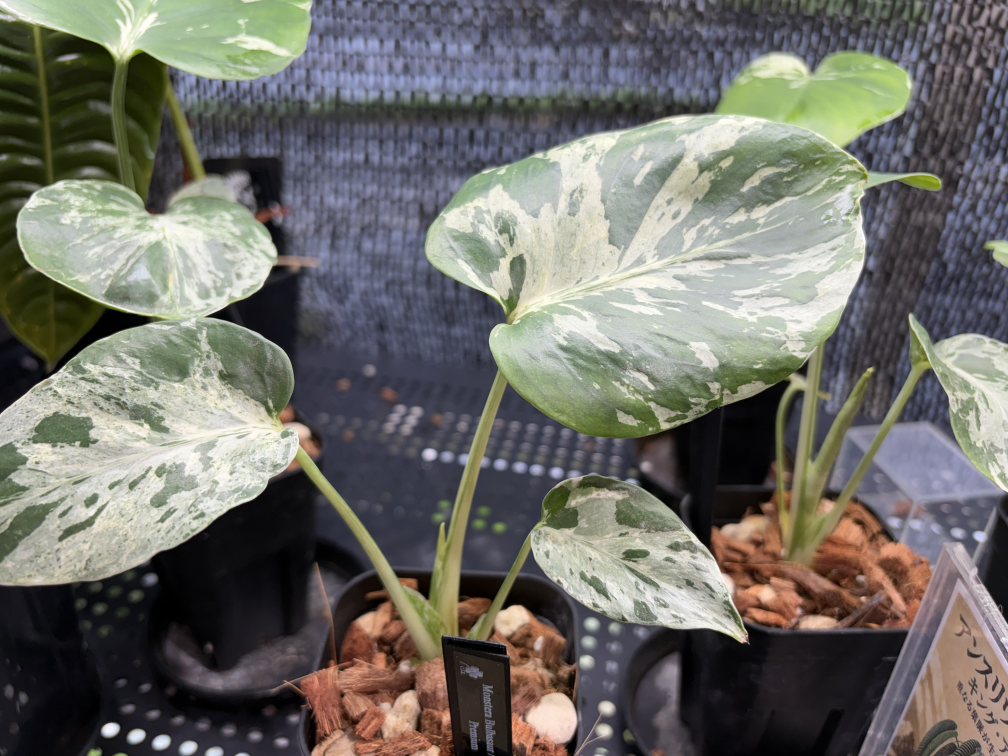
#> input picture instagram/rare-plants/images/monstera-bulbasaur-1.jpg, 4032 x 3024 px, given in place of white-monster-1.jpg, which was not available (shown at 1/4 size)
$ python make_post_images.py
#> lines starting #> are read from the running program, lines starting #| are printed output that depends on the picture; pictures that were not available may be replaced by others from this repository, and a replacement may not be noted
from PIL import Image, ImageOps, ImageEnhance, ImageFilter
# crops in display-fraction coords of oriented image: (left, top, width) ; height = width*1.25 in px
jobs = [
 ("white-monster-1","white-monster-1", (260/2000, 0/1500, 1200/2000)),
 ("white-monster-2","white-monster-2", (0, 40/2000, 1)),
 ("white-monster-3","white-monster-3", (0, 60/2000, 1)),
 ("anthurium-veitchii-1","anthurium-veitchii-1", (0, 60/2000, 1)),
 ("anthurium-veitchii-2","anthurium-veitchii-2", (444/1500, 0, 1056/1500)),
 ("monstera-mint-1","monstera-mint-1", (0, 60/2000, 1)),
 ("monstera-mint-2","monstera-mint-2", (420/1500, 700/2000, 1000/1500)),
 ("monstera-mint-1","monstera-mint-3", (560/1500, 700/2000, 640/1500)),
 ("monstera-bulbasaur-1","monstera-bulbasaur-1", (480/2000, 0, 1200/2000)),
 ("monstera-bulbasaur-2","monstera-bulbasaur-2", (140/1500, 350/2000, 1200/1500)),
 ("monstera-bulbasaur-1","monstera-bulbasaur-3", (1020/2000, 190/1500, 560/2000)),
]
for src,dst,(l,t,w) in jobs:
    im = ImageOps.exif_transpose(Image.open(f"images/{src}.jpg")).convert("RGB")
#> im is the input picture: PIL image 4032x3024 RGB; mean R, G, B 111.2, 110.2, 104.4
    W,H = im.size
#> W = 4032; H = 3024
    pw = w*W; ph = pw*1.25; pl = l*W; pt = t*H
#> after `pw = w * W`: pw = 2419.2
#> after `ph = pw * 1.25`: ph = 3024
#> after `pl = l * W`: pl = 524.2
#> after `pt = t * H`: pt = 0
    if pt+ph > H: pt = H-ph
    box = tuple(round(v) for v in (pl, pt, pl+pw, pt+ph))
#> box = (524, 0, 2943, 3024)
    out = im.crop(box).resize((1080,1350), Image.LANCZOS)
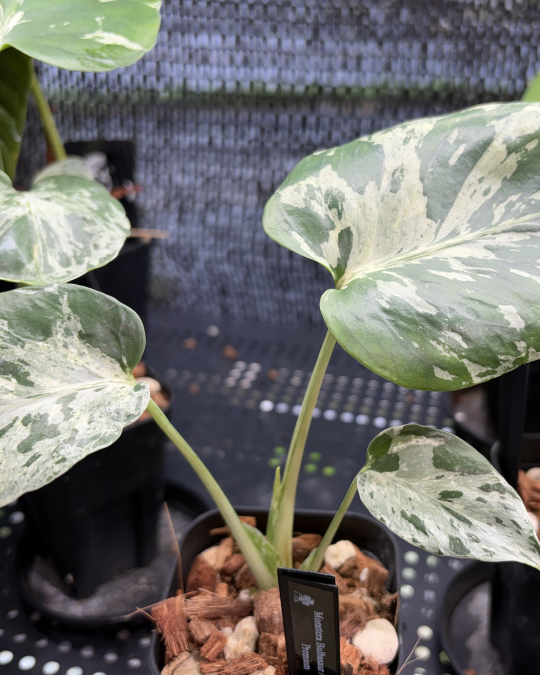
#> out: PIL image 1080x1350 RGB (shown at 1/2 size); mean R, G, B 112.4, 111.9, 108.7
    out = ImageOps.autocontrast(out, cutoff=0.5)
    out = ImageEnhance.Brightness(out).enhance(1.04)
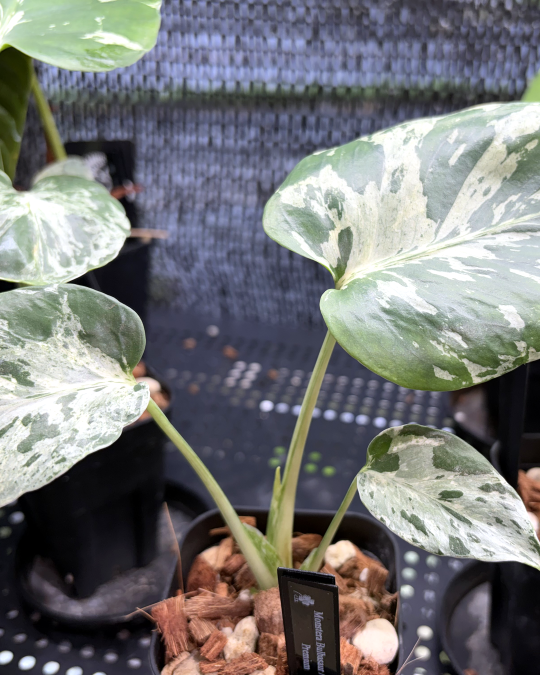
#> out: PIL image 1080x1350 RGB (shown at 1/2 size); mean R, G, B 118, 118.9, 119.4
    out = ImageEnhance.Color(out).enhance(1.08)
    out = out.filter(ImageFilter.UnsharpMask(radius=1.2, percent=60, threshold=2))
    out.save(f"images/post/{dst}.jpg", quality=92)
    print(dst, box, (W,H))
#| white-monster-1 (524, 0, 2943, 3024) (4032, 3024)
#> pass 2 of the loop `for src,dst,(l,t,w) in jobs:`:
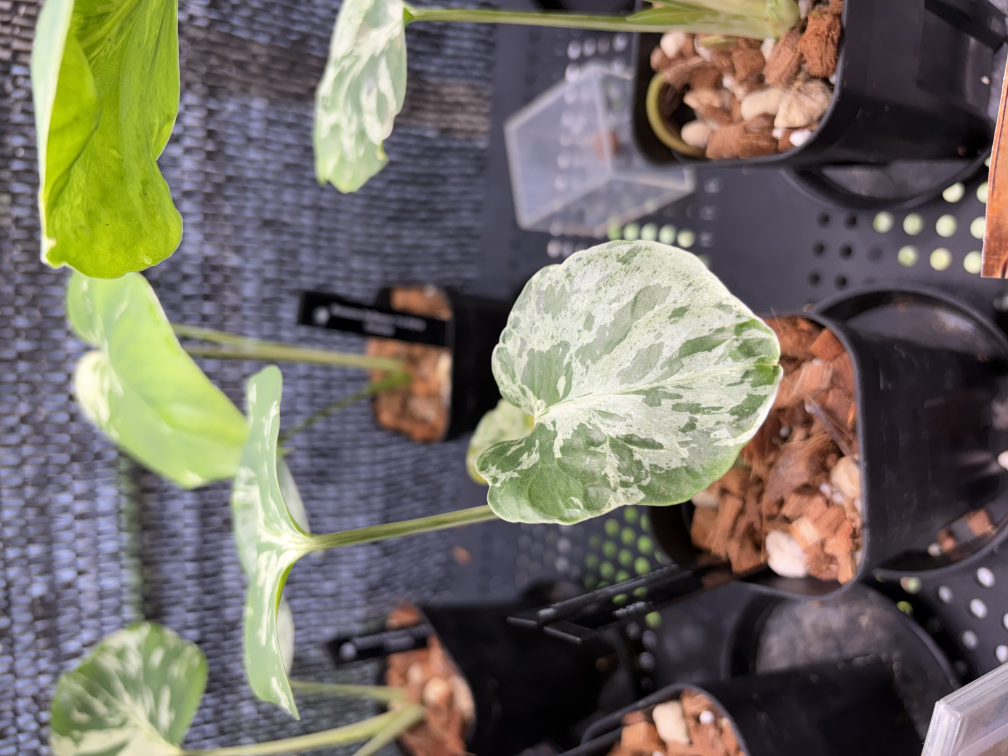
#> input picture instagram/rare-plants/images/monstera-bulbasaur-2.jpg, 4032 x 3024 px, given in place of white-monster-2.jpg, which was not available (shown at 1/4 size)
#> `im = ImageOps.exif_transpose(Image.open(f"images/{src}.jpg")).convert(..`:
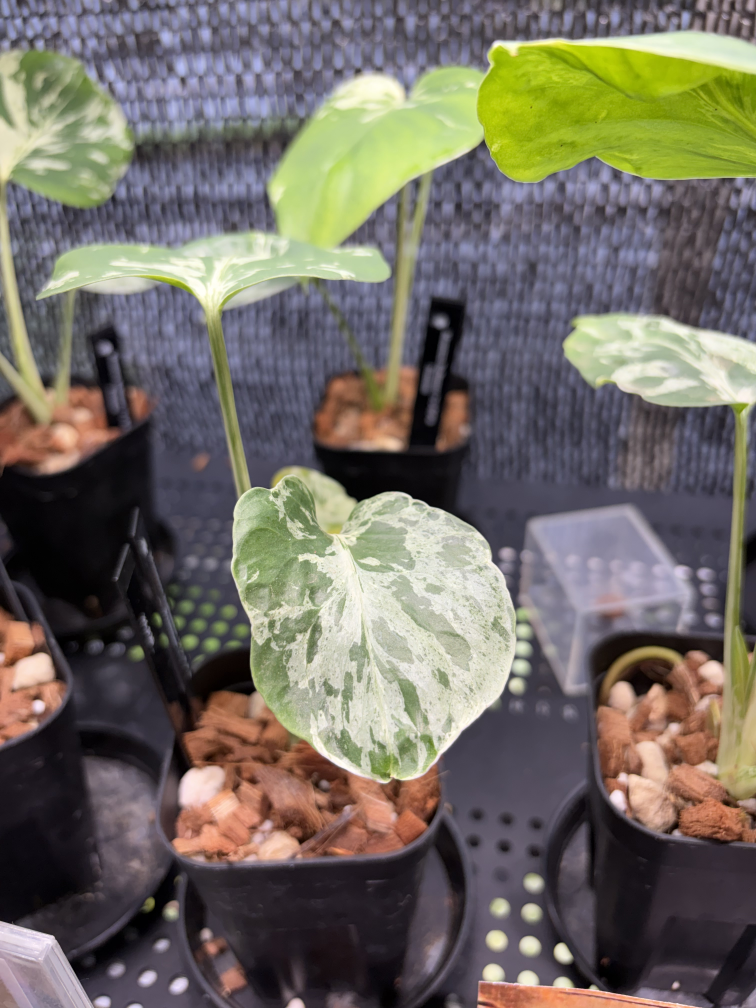
#> im: PIL image 3024x4032 RGB (shown at 1/4 size); mean R, G, B 113.8, 108.7, 99.6
#> `out = ImageOps.autocontrast(out, cutoff=0.5)`:
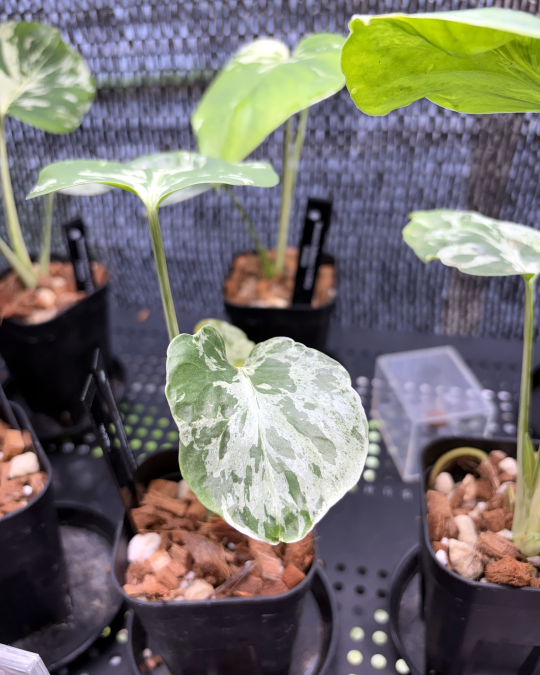
#> out: PIL image 1080x1350 RGB (shown at 1/2 size); mean R, G, B 115.7, 112.4, 109
#| white-monster-2 (0, 81, 3024, 3861) (3024, 4032)
#> (the run stopped early here; a loop or call above may not have finished)
